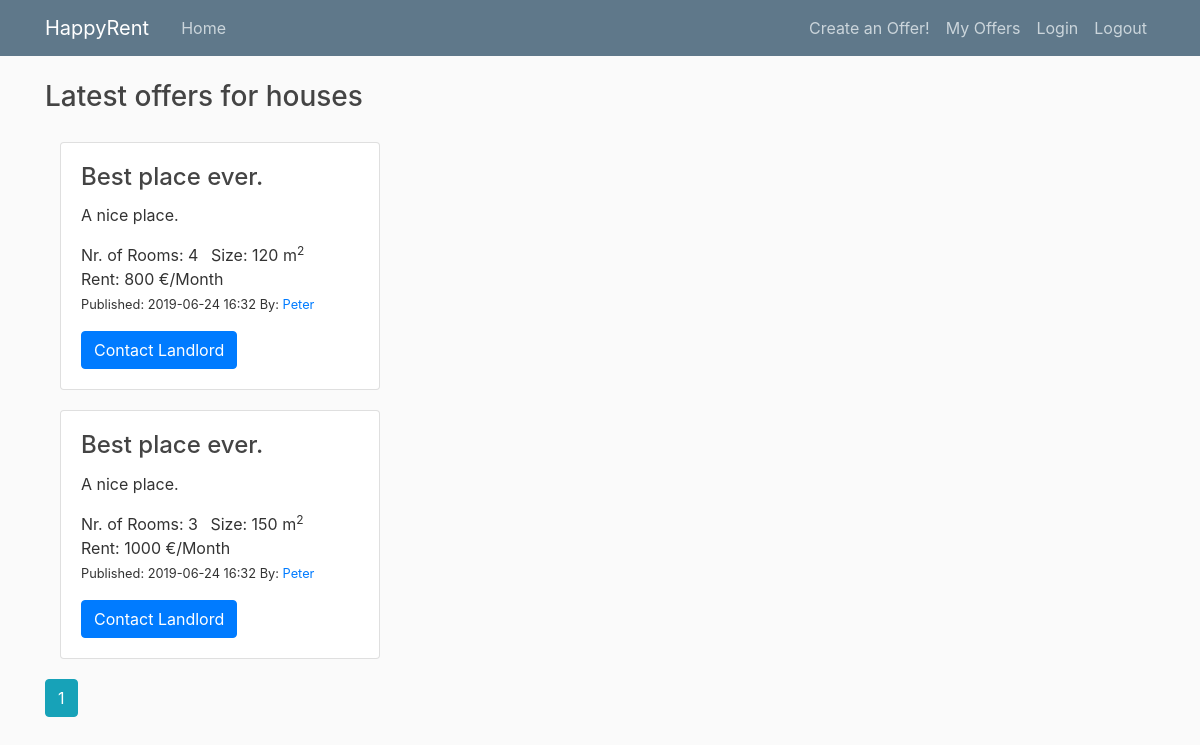
Page /houses on the earlier database version.
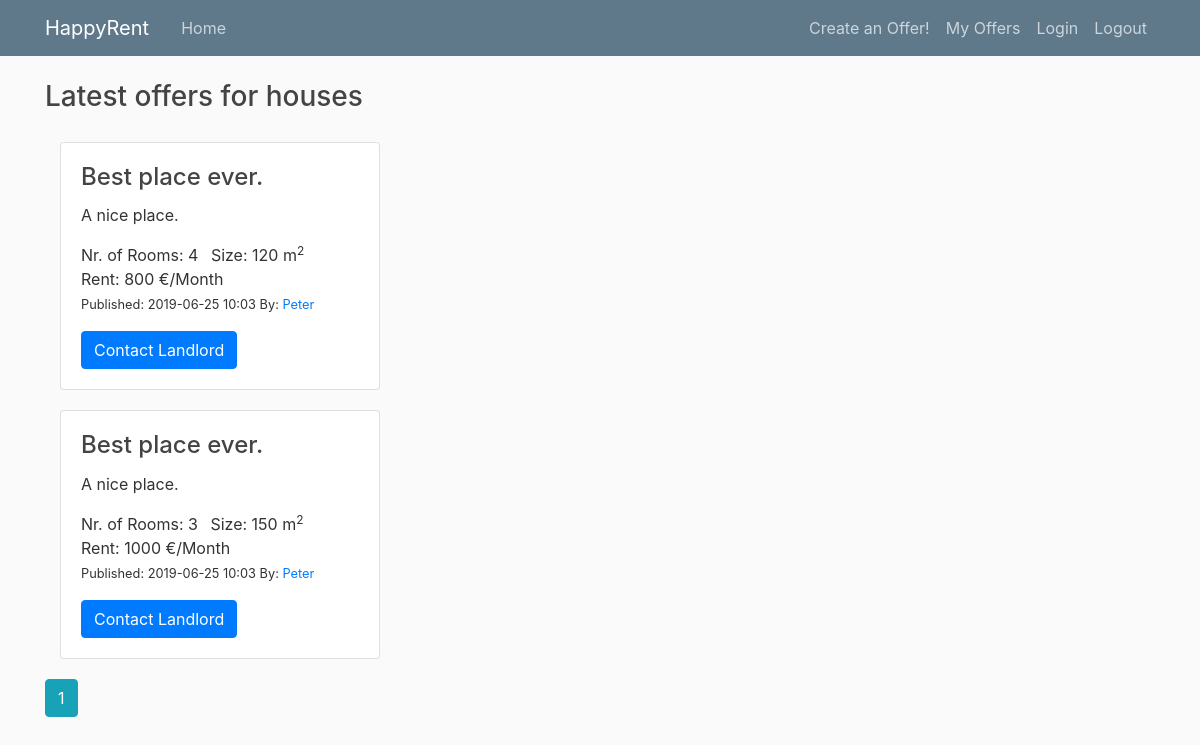
Same page on the later database version.
### property_project/db_models.py (models this page shows, shortened)
class PropertyItem(db.Model):
    __tablename__ = 'property_item'
    id = db.Column(db.Integer, primary_key=True)
    title = db.Column(db.String(100), nullable=False,
                      default="Best place ever.")
    date_posted = db.Column(db.DateTime, nullable=False,
                            default=datetime.datetime.utcnow)
    description = db.Column(db.String(250), default="A nice place.")
    rent = db.Column(db.Integer)  # (db.Numeric(6,2))
    rooms = db.Column(db.Integer, default=1)  # default=set_default_rooms
    size = db.Column(db.Integer)  # (db.Numeric(6,1))
    property_id = db.Column(db.Integer, ForeignKey('property_type.id'))
    property_type = db.relationship('PropertyType')
    user_id = db.Column(db.Integer, db.ForeignKey('user.id'), nullable=False)

class User(db.Model, UserMixin):
    __tablename__ = 'user'
    id = db.Column(db.Integer, primary_key=True)
    username = db.Column(db.String(20), unique=True, nullable=False)
    properties = db.relationship('PropertyItem', backref='author', lazy=True)

### property_project/routes.py (the view)
@app.route("/houses")
def show_houses():
    page = request.args.get('page', 1, type=int)  # starting page
    houses = PropertyItem.query.join(PropertyItem.property_type, aliased=True)\
        .filter_by(type='house')\
        .order_by(PropertyItem.date_posted.desc())\
        .paginate(page=page, per_page=2)
    return render_template('houses.html', houses=houses)

### property_project/templates/houses.html
{% extends "layout.html" %}
{% block content %}
<h3>Latest offers for houses</h3>
<div class="gap-20"></div>
<div class="card-deck-wrapper">
    <div class="card-deck">
        <div class="col-md-6">
            {% for house in houses.items %}
            <div class="card">
                <div class="card-body">
                    <h4 class="card-title">{{ house.title }}</h4>
                    <p class="card-text">{{ house.description }}</p>
                    <ul class="list-inline">
                        <li class="list-inline-item">Nr. of Rooms: {{ house.rooms }} </li>
                        <li class="list-inline-item">Size: {{ house.size }} m<sup>2</sup></li>
                        <li class="list-inline-item">Rent: {{ house.rent }} €/Month</li>
                        <small>
                            <li class="list-inline-item">Published: {{ house.date_posted.strftime('%Y-%m-%d %H:%M') }} </li>
                        </small>
                        <small>
                            <li class="list-inline-item">By:
                                <a class="mr-2" href="{{ url_for('user_items', username=house.author.username) }}">
                                    {{ house.author.username }}
                                </a>
                            </li>
                        </small>
                    </ul>
                    <a href="#" class="btn btn-primary stretched-link">Contact Landlord</a>
                </div>
            </div>
            <div class="gap-20"></div>
            {% endfor %}
            {% for page_num in houses.iter_pages(left_edge=1, right_edge=1, left_current=1, right_current=2) %}
                {% if page_num %}
                    {% if houses.page == page_num %}
                    <a class="btn btn-info mb-4" href="{{ url_for('show_houses', page=page_num) }}">{{ page_num }}</a>
                    {% else %}
                    <a class="btn btn-outline-info mb-4" href="{{ url_for('show_houses', page=page_num) }}">{{ page_num }}</a>
                    {% endif %}
                {% else %}
                ...
                {% endif %}
            {% endfor %}
        </div>
    </div>
</div>
{% endblock content %}

Differences in the rows shown:
changed PropertyItem (number 1 of 2 on the later page): date_posted "2019-06-24 16:32" → "2019-06-25 10:03"
changed PropertyItem (number 2 of 2 on the later page): date_posted "2019-06-24 16:32" → "2019-06-25 10:03"
